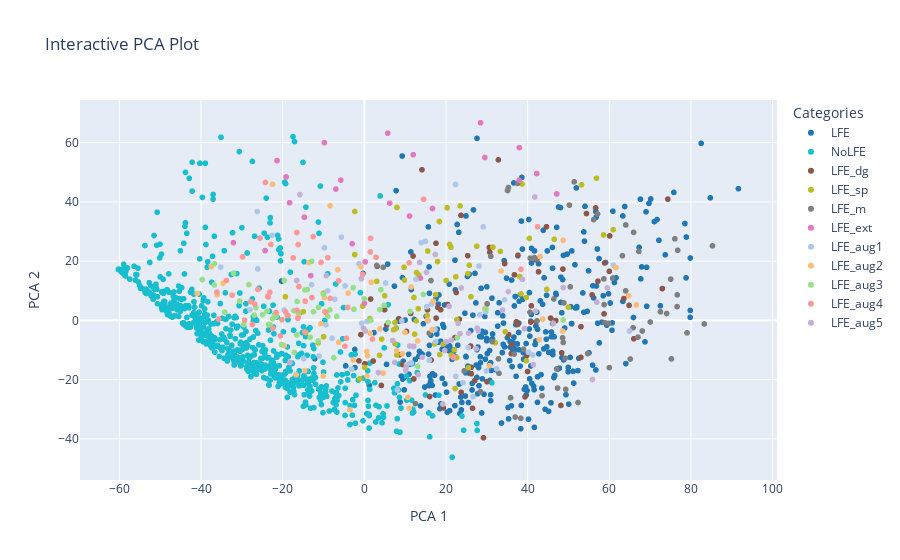

The notebook cell this image was saved under:
### Code cell
df = pd.DataFrame(principal_components, columns=['PCA 1', 'PCA 2', 'PCA 3', 'PCA 4'])
df['Label'] = labels

# Create an interactive scatter plot with Plotly
fig = px.scatter(df, x='PCA 1', y='PCA 2', color='Label',
                 color_discrete_map=color_map,  # Use the color map
                 labels={'Label': 'Categories'},
                 title='Interactive PCA Plot')

# Show the plot
fig.show()
